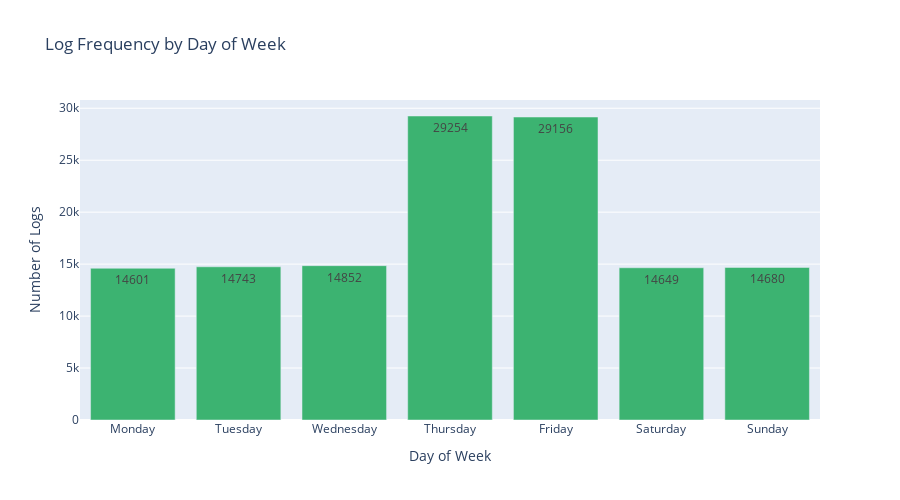

Write notebook code for a chart like this one.
### Markdown cell above
### Daily Pattern

### Code cell
# Logs per day of week.
day_order = ['Monday', 'Tuesday', 'Wednesday', 'Thursday', 'Friday', 'Saturday', 'Sunday']
daily = df.groupby('day_of_week').size().reindex(day_order)

fig = go.Figure()
fig.add_trace(
    go.Bar(
        x=daily.index,
        y=daily.values,
        marker_color='mediumseagreen',
        text=daily.values,
        textposition='auto'
    )
)

fig.update_layout(
    title='Log Frequency by Day of Week',
    xaxis_title='Day of Week',
    yaxis_title='Number of Logs',
    height=500
)
fig.show()

### Figure 1 — Plotly figure (JSON) as saved in the notebook; plotly's stock layout.template omitted (floating-point values rounded to 4 significant figures)
{"data": [{"marker": {"color": "mediumseagreen"}, "text": [14600.0, 14740.0, 14850.0, 29250.0, 29160.0, 14650.0, 14680.0], "textposition": "auto", "type": "bar", "x": ["Monday", "Tuesday", "Wednesday", "Thursday", "Friday", "Saturday", "Sunday"], "y": [14601, 14743, 14852, 29254, 29156, 14649, 14680]}], "layout": {"height": 500, "title": {"text": "Log Frequency by Day of Week"}, "xaxis": {"title": {"text": "Day of Week"}}, "yaxis": {"title": {"text": "Number of Logs"}}}}
